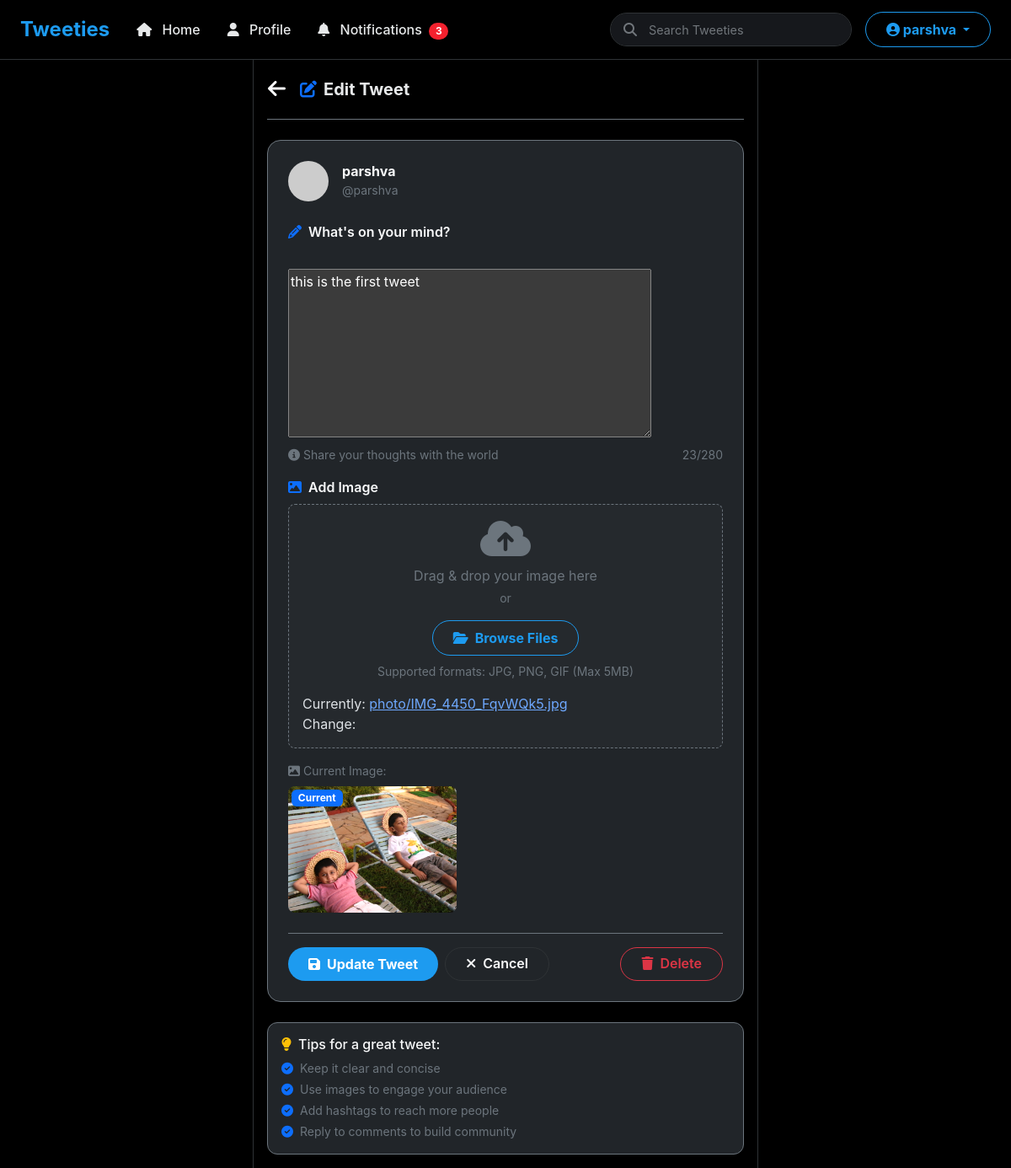
/1/edit/ (signed in), run on the app's committed database.
### tweet/models.py (models this page shows, shortened)
class Tweet(models.Model):
    user=models.ForeignKey(User,on_delete=models.CASCADE)
    tweet=models.TextField()
    photo=models.ImageField(upload_to='photo/')
    created_at=models.DateTimeField(auto_now_add=True)
    updated_at=models.DateTimeField(auto_now=True)

### tweet/views.py (the view)
# urls.py: path('<int:tweet_id>/edit/',views.Tweet_edit,name="tweet_edit"),
@login_required
def Tweet_edit(request,tweet_id):
    tweet=get_object_or_404(Tweet,pk=tweet_id,user=request.user)
    if request.method=='POST':
        form=TweetForm(request.POST,request.FILES,instance=tweet)
        if form.is_valid():
            tweet=form.save(commit=False)
            tweet.user=request.user
            tweet.save()
            return redirect('tweet_list')
    else:
        form=TweetForm(instance=tweet)
    return render(request,'tweet_form.html',{'form':form,})

### tweet/forms.py
class TweetForm(forms.ModelForm):
    class Meta:
        model =Tweet
        fields = ['tweet','photo']

### tweet/templates/tweet_form.html (shortened to what this page needs)
{% extends "layout.html" %}
{% load static %}
{% block content %}
<div class="p-3">
    <div class="d-flex align-items-center gap-3 border-bottom border-secondary pb-3 mb-4">
        <a href="{% url 'tweet_list' %}" class="btn btn-link text-light p-0" style="font-size: 1.5rem; text-decoration: none;">
            <i class="fas fa-arrow-left"></i>
        </a>
        <h5 class="m-0 fw-bold">
            {% if form.instance.pk %}
                <i class="fas fa-edit text-primary me-2"></i>Edit Tweet
            {% else %}
                <i class="fas fa-feather-alt text-primary me-2"></i>Create Tweet
            {% endif %}
        </h5>
    </div>
    <div class="card bg-dark border-secondary" style="border-radius: 16px;">
        <div class="card-body p-4">
            <form method="post" enctype="multipart/form-data" id="tweetForm" novalidate>
                <div class="d-flex gap-3 mb-4">
                    <div class="flex shrink 0">
                        <img src="https://ui-avatars.com/api/?name={{ user.username }}&background=1d9bf0&color=fff&size=48&bold=true"
                             class="rounded-circle" width="48" height="48" alt="{{ user.username }}">
                    </div>
                    <div class="flex grow 1">
                        <div class="fw-bold text-light">{{ user.get_full_name|default:user.username }}</div>
                        <div class="text-secondary small">@{{ user.username }}</div>
                    </div>
                </div>
                <div class="mb-3">
                    <label for="{{ form.tweet.id_for_label }}" class="form-label text-light fw-semibold">
                        <i class="fas fa-pencil-alt me-2 text-primary"></i>What's on your mind?
                    </label><br></br>
                    {{ form.tweet }}
                    <div class="d-flex justify-content-between mt-1">
                        <small class="text-secondary">
                            <i class="fas fa-info-circle me-1"></i>Share your thoughts with the world
                        </small>
                        <small class="text-secondary" id="charCount">
                            <span id="charCountNum">0</span>/280
                        </small>
                    </div>
                </div>
                <div class="mb-4">
                    <label for="{{ form.photo.id_for_label }}" class="form-label text-light fw-semibold">
                        <i class="fas fa-image me-2 text-primary"></i>Add Image
                    </label>
                    <div class="border border-secondary rounded-3 p-3" style="border-style: dashed !important; transition: all 0.3s ease;"
                         id="dropZone">
                        <div class="text-center" id="uploadPlaceholder">
                            <i class="fas fa-cloud-upload-alt fa-3x text-secondary mb-2"></i>
                            <p class="text-secondary mb-1">Drag & drop your image here</p>
                            <p class="text-secondary small">or</p>
                            <label for="{{ form.photo.id_for_label }}" class="btn btn-outline-primary-custom">
                                <i class="fas fa-folder-open me-2"></i>Browse Files
                            </label>
                            <p class="text-secondary small mt-2">Supported formats: JPG, PNG, GIF (Max 5MB)</p>
                        </div>
                        {{ form.photo }}
                    </div>
                    {% if form.instance.pk and form.instance.photo %}
                    <div class="mt-3">
                        <p class="text-secondary small mb-2">
                            <i class="fas fa-image me-1"></i>Current Image:
                        </p>
                        <div class="position-relative d-inline-block">
                            <img src="{{ form.instance.photo.url }}" alt="Current image"
                                 class="rounded-3" style="max-height: 150px; width: auto;">
                            <span class="badge bg-primary position-absolute top-0 start-0 m-1">Current</span>
                        </div>
                    </div>
                    {% endif %}
                </div>
                <div class="d-flex gap-2 flex-wrap border-top border-secondary pt-3">
                    <button type="submit" class="btn btn-primary-custom px-4" id="submitBtn">
                        {% if form.instance.pk %}
                            <i class="fas fa-save me-2"></i>Update Tweet
                        {% else %}
                            <i class="fas fa-feather-alt me-2"></i>Post Tweet
                        {% endif %}
                    </button>
                    <a href="{% url 'tweet_list' %}" class="btn btn-outline-secondary text-light border-secondary px-4">
                        <i class="fas fa-times me-2"></i>Cancel
                    </a>
                    {% if form.instance.pk %}
                    <a href="{% url 'tweet_delete' form.instance.pk %}" class="btn btn-outline-danger px-4 ms-auto">
                        <i class="fas fa-trash me-2"></i>Delete
                    </a>
                    {% endif %}
                </div>
            </form>
        </div>
    </div>
    <div class="mt-4">
        <div class="card bg-dark border-secondary" style="border-radius: 12px;">
            <div class="card-body p-3">
                <h6 class="text-light mb-2">
                    <i class="fas fa-lightbulb text-warning me-2"></i>Tips for a great tweet:
                </h6>
                <ul class="text-secondary small mb-0" style="list-style: none; padding-left: 0;">
                    <li class="mb-1"><i class="fas fa-check-circle text-primary me-2"></i>Keep it clear and concise</li>
                    <li class="mb-1"><i class="fas fa-check-circle text-primary me-2"></i>Use images to engage your audience</li>
                    <li class="mb-1"><i class="fas fa-check-circle text-primary me-2"></i>Add hashtags to reach more people</li>
                    <li><i class="fas fa-check-circle text-primary me-2"></i>Reply to comments to build community</li>
                </ul>
            </div>
        </div>
    </div>
</div>
{% endblock %}

### templates/layout.html (shortened to what this page needs)
{% load static %}
<!DOCTYPE html>
<html lang="en" data-bs-theme="dark">
<head>
    <link href="https://cdn.jsdelivr.net/npm/bootstrap@5.3.8/dist/css/bootstrap.min.css" rel="stylesheet">
    <link rel="stylesheet" href="https://cdnjs.cloudflare.com/ajax/libs/font-awesome/6.5.1/css/all.min.css">
</head>
<body>
    <nav class="navbar navbar-expand-lg navbar-custom sticky-top">
        <div class="container-fluid px-4">
            <a class="navbar-brand" href="{% url 'tweet_list' %}">
                Tweeties
            </a>
            <div class="collapse navbar-collapse" id="navbarSupportedContent">
                <ul class="navbar-nav me-auto mb-2 mb-lg-0">
                    <li class="nav-item">
                        <a class="nav-link nav-link-custom {% if request.path == '/' %}active{% endif %}" href="{% url 'tweet_list' %}">
                            <i class="fas fa-home"></i> Home
                        </a>
                    </li>
                    {% if user.is_authenticated %}
                    <li class="nav-item">
                        <a class="nav-link nav-link-custom" href="{% url 'profile' user.username%}">
                            <i class="fas fa-user"></i> Profile
                        </a>
                    </li>
                    <li class="nav-item">
                        <a class="nav-link nav-link-custom" href="#">
                            <i class="fas fa-bell"></i> Notifications
                            <span class="badge bg-danger ms-1 rounded-pill">3</span>
                        </a>
                    </li>
                    {% endif %}
                </ul>
                <div class="d-flex align-items-center gap-2 flex-nowrap">
                    <div class="search-wrapper me-2">
                        <input class="form-control" type="search" placeholder="Search Tweeties" aria-label="Search">
                    </div>
                    {% if user.is_authenticated %}
                    <div class="dropdown">
                        <button class="btn btn-outline-primary-custom dropdown-toggle" type="button" data-bs-toggle="dropdown" aria-expanded="false">
                            <i class="fas fa-user-circle"></i>
                            <span class="d-none d-md-inline">{{ user.username }}</span>
                        </button>
                    </div>
                    {% endif %}
                </div>
            </div>
        </div>
    </nav>
    <div class="tweet-container">
        {% block content %}
        {% endblock %}
    </div>
</body>
</html>

### templates/layout.html (style rules this page uses)
:root { --tweet-border: #2f3336; --tweet-hover: #16181c; --primary-blue: #1d9bf0; --primary-blue-hover: #1a8cd8; }
body { background-color: #000000; color: #e7e9ea; font-family: -apple-system, BlinkMacSystemFont, "Segoe UI", Roboto, Helvetica, Arial, sans-serif; }
.navbar-custom { background-color: rgba(0, 0, 0, 0.95) !important; backdrop-filter: blur(12px); border-bottom: 1px solid #2f3336; padding: 0.75rem 0; }
.navbar-custom .navbar-brand { font-weight: 700; font-size: 1.5rem; color: #1d9bf0 !important; }
.nav-link-custom { color: #e7e9ea !important; font-weight: 500; padding: 0.5rem 1rem !important; border-radius: 9999px; transition: all 0.2s ease; }
.nav-link-custom i { margin-right: 8px; }
.search-wrapper { position: relative; width: 100%; max-width: 300px; }
.search-wrapper input { background-color: #16181c !important; border: 1px solid #2f3336 !important; border-radius: 9999px !important; color: #e7e9ea !important; padding: 0.6rem 1rem 0.6rem 2.8rem !important; transition: all 0.3s ease; width: 100% !important; height: 40px !important; font-size: 0.9rem !important; }
.search-wrapper input::placeholder { color: #71767b !important; opacity: 1 !important; }
.btn-primary-custom { background-color: #1d9bf0; border: none; border-radius: 9999px; padding: 0.5rem 1.5rem; font-weight: 700; color: white; transition: all 0.2s ease; }
.btn-outline-primary-custom { border: 1px solid #1d9bf0; border-radius: 9999px; padding: 0.5rem 1.5rem; font-weight: 700; color: #1d9bf0; background: transparent; transition: all 0.2s ease; }
.tweet-container { max-width: 600px; margin: 0 auto; border-left: 1px solid #2f3336; border-right: 1px solid #2f3336; min-height: 100vh; }
.badge.bg-danger { background-color: #f4212e !important; }

### data on the page
Tweet: tweet "this is the first tweet", photo "Currently: photo/IMG_4450_FqvWQk5.jpg Change:", instance.photo (picture)

### other printed values
{{ user.username }} "parshva"
{{ user.get_full_name|default:user.username }} "parshva"
